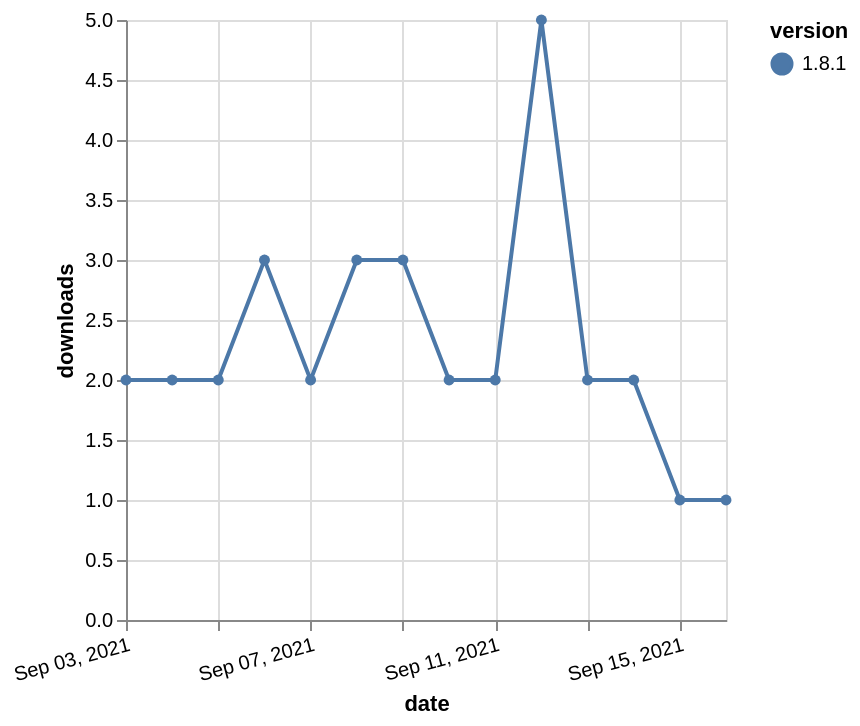

The Vega-Lite source for this figure:
### Vega-Lite specification from a JSON file in a GitHub repository (floating-point values rounded to 4 significant figures)
{"$schema": "https://vega.github.io/schema/vega-lite/v5.json", "description": "A simple bar chart with embedded data.", "data": {"values": [{"date": "2021-09-03", "total": 2832, "delta": 2, "version": "1.8.1"}, {"date": "2021-09-04", "total": 2834, "delta": 2, "version": "1.8.1"}, {"date": "2021-09-05", "total": 2836, "delta": 2, "version": "1.8.1"}, {"date": "2021-09-06", "total": 2839, "delta": 3, "version": "1.8.1"}, {"date": "2021-09-07", "total": 2841, "delta": 2, "version": "1.8.1"}, {"date": "2021-09-08", "total": 2844, "delta": 3, "version": "1.8.1"}, {"date": "2021-09-09", "total": 2847, "delta": 3, "version": "1.8.1"}, {"date": "2021-09-10", "total": 2849, "delta": 2, "version": "1.8.1"}, {"date": "2021-09-11", "total": 2851, "delta": 2, "version": "1.8.1"}, {"date": "2021-09-12", "total": 2856, "delta": 5, "version": "1.8.1"}, {"date": "2021-09-13", "total": 2858, "delta": 2, "version": "1.8.1"}, {"date": "2021-09-14", "total": 2860, "delta": 2, "version": "1.8.1"}, {"date": "2021-09-15", "total": 2861, "delta": 1, "version": "1.8.1"}, {"date": "2021-09-16", "total": 2862, "delta": 1, "version": "1.8.1"}]}, "width": "container", "mark": {"type": "line", "point": {"filled": true}}, "encoding": {"x": {"field": "date", "type": "temporal", "timeUnit": "yearmonthdate", "title": "date", "axis": {"labelAngle": -15}}, "y": {"field": "delta", "type": "quantitative", "title": "downloads"}, "color": {"field": "version", "type": "nominal"}, "tooltip": {"field": "delta"}}}
